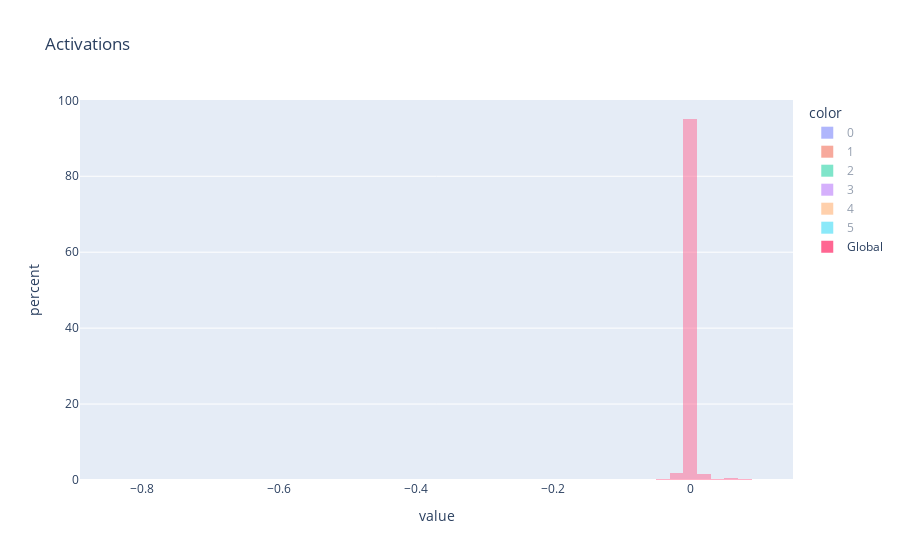
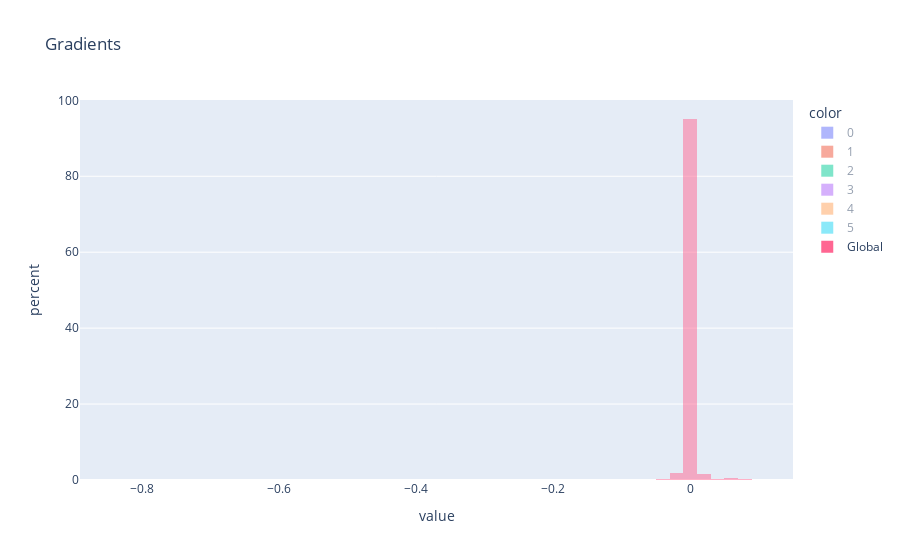

The cell these charts' notebook holds for them, in order:
### Code cell
# Create the model
model = MLP(layers=[100,80,60,40,20,10], input_size=40, activations=[Sigmoid()]*6, initialization=He(), bias=True)
# model = MLP(layers=[300,10], input_size=40, activations=[ReLU(), SoftMax()], initialization=He(), bias=True)
optimizer = SGD(model)
criteria = CategoricalCrossEntropy()
criteria = BinaryCrossEntropy()
# hist = model.fit((X_mnist1d, Y_mnist1d), (X_mnist1d_test, Y_mnist1d_test), epochs=10, criteria=criteria, optimizer=optimizer, metrics=[Accuracy(), Precision(), Recall(), F1()], verbose=1)
hist = model.fit((X_mnist1d, Y_mnist1d), (X_mnist1d_test, Y_mnist1d_test), epochs=1, criteria=criteria, optimizer=optimizer, 
                 metrics=[Accuracy(), Precision()], verbose=1, plot_activations=False, plot_gradients=True, barmode='overlay')

### Figure 1 — Plotly figure (JSON) as saved in the notebook; plotly's stock layout.template omitted (floating-point values rounded to 4 significant figures; data arrays with more than 128 entries replaced by an {"elided": "..."} marker saying what was removed)
{"data": [{"alignmentgroup": "True", "bingroup": "x", "histnorm": "percent", "hovertemplate": "color=0<br>value=%{x}<br>percent=%{y}<extra></extra>", "legendgroup": "0", "marker": {"color": "#636efa", "opacity": 0.5, "pattern": {"shape": ""}}, "name": "0", "nbinsx": 100, "offsetgroup": "0", "orientation": "v", "showlegend": true, "type": "histogram", "visible": "legendonly", "x": {"elided": "4100 float values"}, "xaxis": "x", "yaxis": "y"}, {"alignmentgroup": "True", "bingroup": "x", "histnorm": "percent", "hovertemplate": "color=1<br>value=%{x}<br>percent=%{y}<extra></extra>", "legendgroup": "1", "marker": {"color": "#EF553B", "opacity": 0.5, "pattern": {"shape": ""}}, "name": "1", "nbinsx": 100, "offsetgroup": "1", "orientation": "v", "showlegend": true, "type": "histogram", "visible": "legendonly", "x": {"elided": "8080 float values"}, "xaxis": "x", "yaxis": "y"}, {"alignmentgroup": "True", "bingroup": "x", "histnorm": "percent", "hovertemplate": "color=2<br>value=%{x}<br>percent=%{y}<extra></extra>", "legendgroup": "2", "marker": {"color": "#00cc96", "opacity": 0.5, "pattern": {"shape": ""}}, "name": "2", "nbinsx": 100, "offsetgroup": "2", "orientation": "v", "showlegend": true, "type": "histogram", "visible": "legendonly", "x": {"elided": "4860 float values"}, "xaxis": "x", "yaxis": "y"}, {"alignmentgroup": "True", "bingroup": "x", "histnorm": "percent", "hovertemplate": "color=3<br>value=%{x}<br>percent=%{y}<extra></extra>", "legendgroup": "3", "marker": {"color": "#ab63fa", "opacity": 0.5, "pattern": {"shape": ""}}, "name": "3", "nbinsx": 100, "offsetgroup": "3", "orientation": "v", "showlegend": true, "type": "histogram", "visible": "legendonly", "x": {"elided": "2440 float values"}, "xaxis": "x", "yaxis": "y"}, {"alignmentgroup": "True", "bingroup": "x", "histnorm": "percent", "hovertemplate": "color=4<br>value=%{x}<br>percent=%{y}<extra></extra>", "legendgroup": "4", "marker": {"color": "#FFA15A", "opacity": 0.5, "pattern": {"shape": ""}}, "name": "4", "nbinsx": 100, "offsetgroup": "4", "orientation": "v", "showlegend": true, "type": "histogram", "visible": "legendonly", "x": {"elided": "820 float values"}, "xaxis": "x", "yaxis": "y"}, {"alignmentgroup": "True", "bingroup": "x", "histnorm": "percent", "hovertemplate": "color=5<br>value=%{x}<br>percent=%{y}<extra></extra>", "legendgroup": "5", "marker": {"color": "#19d3f3", "opacity": 0.5, "pattern": {"shape": ""}}, "name": "5", "nbinsx": 100, "offsetgroup": "5", "orientation": "v", "showlegend": true, "type": "histogram", "visible": "legendonly", "x": {"elided": "210 float values"}, "xaxis": "x", "yaxis": "y"}, {"alignmentgroup": "True", "bingroup": "x", "histnorm": "percent", "hovertemplate": "color=Global<br>value=%{x}<br>percent=%{y}<extra></extra>", "legendgroup": "Global", "marker": {"color": "#FF6692", "opacity": 0.5, "pattern": {"shape": ""}}, "name": "Global", "nbinsx": 100, "offsetgroup": "Global", "orientation": "v", "showlegend": true, "type": "histogram", "x": {"elided": "20510 float values"}, "xaxis": "x", "yaxis": "y"}], "layout": {"barmode": "overlay", "legend": {"title": {"text": "color"}, "tracegroupgap": 0}, "title": {"text": "Activations"}, "xaxis": {"anchor": "y", "domain": [0, 1], "title": {"text": "value"}}, "yaxis": {"anchor": "x", "domain": [0, 1], "exponentformat": "E", "title": {"text": "percent"}}}}

### Figure 2 — Plotly figure (JSON) as saved in the notebook; plotly's stock layout.template omitted (floating-point values rounded to 4 significant figures; data arrays with more than 128 entries replaced by an {"elided": "..."} marker saying what was removed)
{"data": [{"alignmentgroup": "True", "bingroup": "x", "histnorm": "percent", "hovertemplate": "color=0<br>value=%{x}<br>percent=%{y}<extra></extra>", "legendgroup": "0", "marker": {"color": "#636efa", "opacity": 0.5, "pattern": {"shape": ""}}, "name": "0", "nbinsx": 100, "offsetgroup": "0", "orientation": "v", "showlegend": true, "type": "histogram", "visible": "legendonly", "x": {"elided": "4100 float values"}, "xaxis": "x", "yaxis": "y"}, {"alignmentgroup": "True", "bingroup": "x", "histnorm": "percent", "hovertemplate": "color=1<br>value=%{x}<br>percent=%{y}<extra></extra>", "legendgroup": "1", "marker": {"color": "#EF553B", "opacity": 0.5, "pattern": {"shape": ""}}, "name": "1", "nbinsx": 100, "offsetgroup": "1", "orientation": "v", "showlegend": true, "type": "histogram", "visible": "legendonly", "x": {"elided": "8080 float values"}, "xaxis": "x", "yaxis": "y"}, {"alignmentgroup": "True", "bingroup": "x", "histnorm": "percent", "hovertemplate": "color=2<br>value=%{x}<br>percent=%{y}<extra></extra>", "legendgroup": "2", "marker": {"color": "#00cc96", "opacity": 0.5, "pattern": {"shape": ""}}, "name": "2", "nbinsx": 100, "offsetgroup": "2", "orientation": "v", "showlegend": true, "type": "histogram", "visible": "legendonly", "x": {"elided": "4860 float values"}, "xaxis": "x", "yaxis": "y"}, {"alignmentgroup": "True", "bingroup": "x", "histnorm": "percent", "hovertemplate": "color=3<br>value=%{x}<br>percent=%{y}<extra></extra>", "legendgroup": "3", "marker": {"color": "#ab63fa", "opacity": 0.5, "pattern": {"shape": ""}}, "name": "3", "nbinsx": 100, "offsetgroup": "3", "orientation": "v", "showlegend": true, "type": "histogram", "visible": "legendonly", "x": {"elided": "2440 float values"}, "xaxis": "x", "yaxis": "y"}, {"alignmentgroup": "True", "bingroup": "x", "histnorm": "percent", "hovertemplate": "color=4<br>value=%{x}<br>percent=%{y}<extra></extra>", "legendgroup": "4", "marker": {"color": "#FFA15A", "opacity": 0.5, "pattern": {"shape": ""}}, "name": "4", "nbinsx": 100, "offsetgroup": "4", "orientation": "v", "showlegend": true, "type": "histogram", "visible": "legendonly", "x": {"elided": "820 float values"}, "xaxis": "x", "yaxis": "y"}, {"alignmentgroup": "True", "bingroup": "x", "histnorm": "percent", "hovertemplate": "color=5<br>value=%{x}<br>percent=%{y}<extra></extra>", "legendgroup": "5", "marker": {"color": "#19d3f3", "opacity": 0.5, "pattern": {"shape": ""}}, "name": "5", "nbinsx": 100, "offsetgroup": "5", "orientation": "v", "showlegend": true, "type": "histogram", "visible": "legendonly", "x": {"elided": "210 float values"}, "xaxis": "x", "yaxis": "y"}, {"alignmentgroup": "True", "bingroup": "x", "histnorm": "percent", "hovertemplate": "color=Global<br>value=%{x}<br>percent=%{y}<extra></extra>", "legendgroup": "Global", "marker": {"color": "#FF6692", "opacity": 0.5, "pattern": {"shape": ""}}, "name": "Global", "nbinsx": 100, "offsetgroup": "Global", "orientation": "v", "showlegend": true, "type": "histogram", "x": {"elided": "20510 float values"}, "xaxis": "x", "yaxis": "y"}], "layout": {"barmode": "overlay", "legend": {"title": {"text": "color"}, "tracegroupgap": 0}, "title": {"text": "Gradients"}, "xaxis": {"anchor": "y", "domain": [0, 1], "title": {"text": "value"}}, "yaxis": {"anchor": "x", "domain": [0, 1], "exponentformat": "E", "title": {"text": "percent"}}}}
